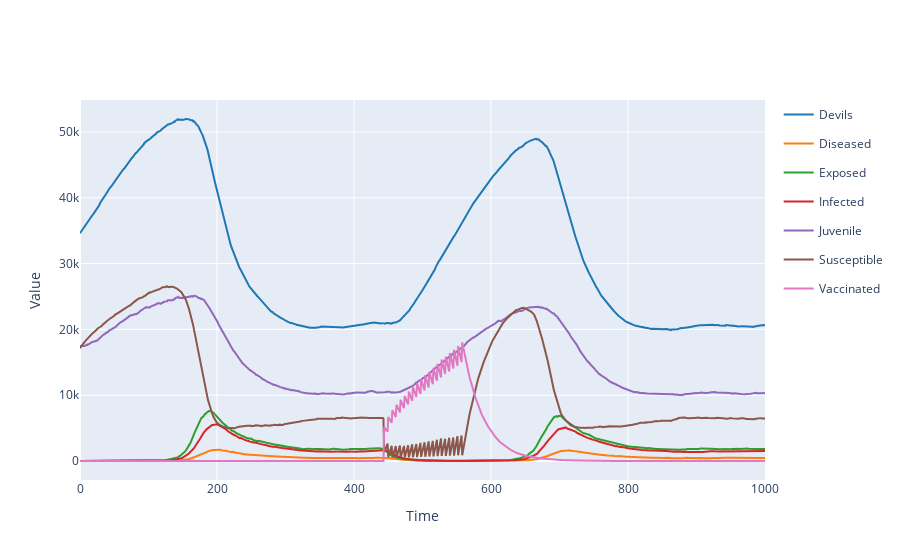

Notebook source saved alongside this figure:
### Code cell
x.result.plotplotly()

### Figure 1 — Plotly figure (JSON) as saved in the notebook; plotly's stock layout.template omitted (floating-point values rounded to 4 significant figures; data arrays with more than 128 entries replaced by an {"elided": "..."} marker saying what was removed)
{"data": [{"legendgroup": "Devils", "line": {"color": "#1f77b4"}, "mode": "lines", "name": "Devils", "type": "scatter", "x": {"elided": "1001 int values"}, "y": {"elided": "1001 int values"}}, {"legendgroup": "Diseased", "line": {"color": "#ff7f0e"}, "mode": "lines", "name": "Diseased", "type": "scatter", "x": {"elided": "1001 int values"}, "y": {"elided": "1001 int values"}}, {"legendgroup": "Exposed", "line": {"color": "#2ca02c"}, "mode": "lines", "name": "Exposed", "type": "scatter", "x": {"elided": "1001 int values"}, "y": {"elided": "1001 int values"}}, {"legendgroup": "Infected", "line": {"color": "#d62728"}, "mode": "lines", "name": "Infected", "type": "scatter", "x": {"elided": "1001 int values"}, "y": {"elided": "1001 int values"}}, {"legendgroup": "Juvenile", "line": {"color": "#9467bd"}, "mode": "lines", "name": "Juvenile", "type": "scatter", "x": {"elided": "1001 int values"}, "y": {"elided": "1001 int values"}}, {"legendgroup": "Susceptible", "line": {"color": "#8c564b"}, "mode": "lines", "name": "Susceptible", "type": "scatter", "x": {"elided": "1001 int values"}, "y": {"elided": "1001 int values"}}, {"legendgroup": "Vaccinated", "line": {"color": "#e377c2"}, "mode": "lines", "name": "Vaccinated", "type": "scatter", "x": {"elided": "1001 int values"}, "y": {"elided": "1001 int values"}}], "layout": {"showlegend": true, "title": {"text": ""}, "xaxis": {"title": {"text": "Time"}}, "yaxis": {"title": {"text": "Value"}}}}
